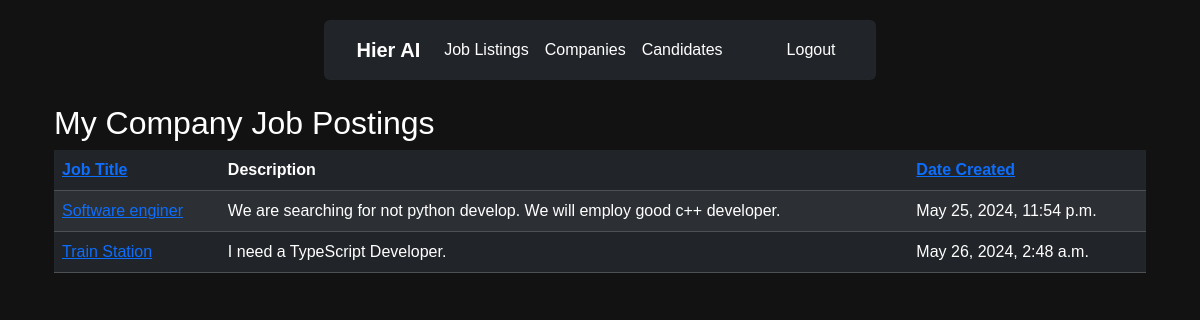
The page /company/job_postings/ (signed in) on the database its author committed.
### main/models.py (models this page shows, shortened)
class JobPosting(models.Model):
    company = models.ForeignKey(Company, on_delete=models.CASCADE, related_name='job_postings')
    title = models.CharField(max_length=255)
    description = models.TextField()
    created_at = models.DateTimeField(auto_now_add=True)
    updated_at = models.DateTimeField(auto_now=True)

### main/views.py (the view)
# urls.py: path('company/job_postings/', CompanyJobPostingsListView.as_view(), name='company-job-postings-list'),
class CompanyJobPostingsListView(LoginRequiredMixin, ListView):
    model = JobPosting
    template_name = 'main/company_job_postings_list.html'
    context_object_name = 'job_postings_list'
    def get_queryset(self):
        user = self.request.user
        if user.custom_user.is_company():
            queryset = JobPosting.objects.filter(company=user.custom_user.company)
            sort_by = self.request.GET.get('sort', 'created_at')
            if sort_by not in ['created_at', 'title']:
                sort_by = 'created_at'
            return queryset.order_by(sort_by)
        else:
            return JobPosting.objects.none()
    def get_context_data(self, **kwargs):
        context = super().get_context_data(**kwargs)
        context['sort_by'] = self.request.GET.get('sort', 'created_at')
        return context

### main/models.py (called while the page is built)
    def is_company(self):
        return self.role == 'company'

### main/templates/main/company_job_postings_list.html (shortened to what this page needs)
{% extends 'layouts/navbar.html' %}
{% load bootstrap5 %}
{% block content %}
  <div class="container mt-4">
    <h2>My Company Job Postings</h2>
    <table class="table table-dark table-striped">
      <thead>
        <tr>
          <th scope="col">
            <a href="?sort=title">Job Title</a>
          </th>
          <th scope="col">Description</th>
          <th scope="col">
            <a href="?sort=created_at">Date Created</a>
          </th>
        </tr>
      </thead>
      <tbody>
        {% for job_posting in job_postings_list %}
          <tr>
            <td><a href="{% url 'jobposting-detail' job_posting.id %}">{{ job_posting.title }}</a></td>
            <td>{{ job_posting.description }}</td>
            <td>{{ job_posting.created_at }}</td>
          </tr>
        {% empty %}
          <tr>
            <td colspan="3">No job postings available.</td>
          </tr>
        {% endfor %}
      </tbody>
    </table>
  </div>
{% endblock %}

### static/css/styles.css (style rules this page uses)
body { font-family: Arial, sans-serif; }
h1, h2, h3, h4, h5, h6 { color: #fff; }

### main/templates/layouts/navbar.html (style rules this page uses)
body { background-color: #121212; color: #ffffff; font-family: Arial, sans-serif; text-align: center; }
.container { text-align: left; }

### rows shown on the page
JobPosting: title "Software enginer", description "We are searching for not python develop. We will employ good c++ developer.", created_at "May 25, 2024, 11:54 p.m."
JobPosting: title "Train Station", description "I need a TypeScript Developer.", created_at "May 26, 2024, 2:48 a.m."
